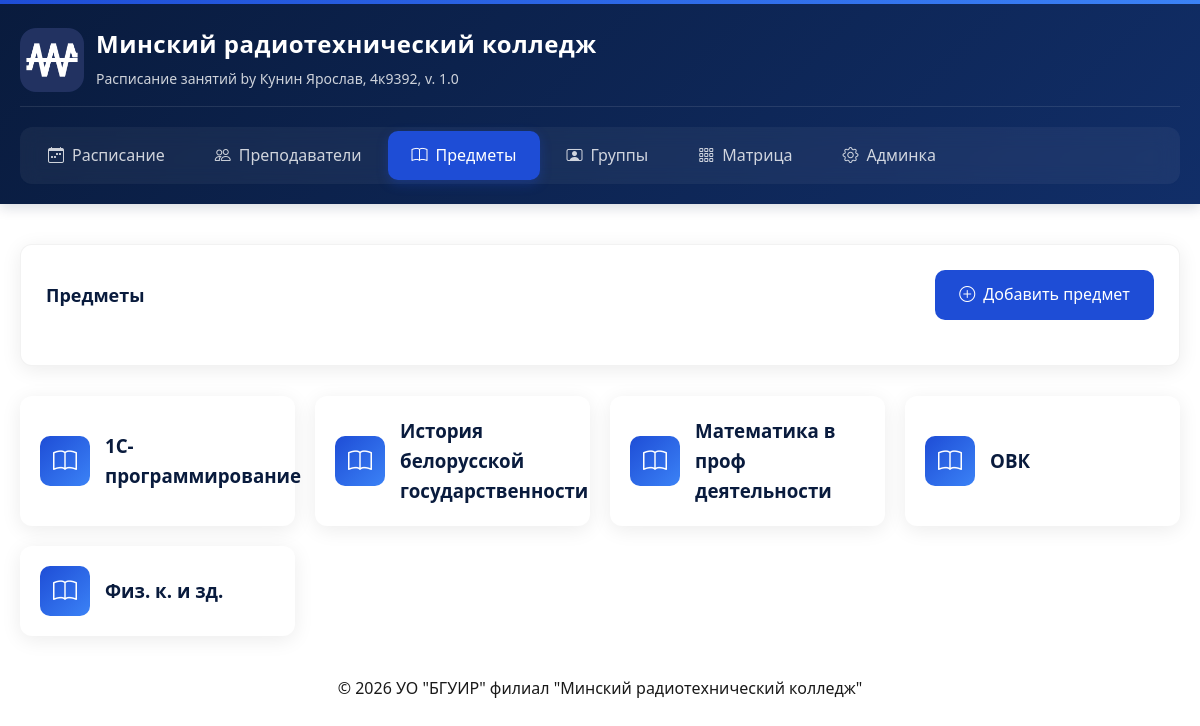
/subjects/, run on the app's committed database.
### schedule/models.py (models this page shows, shortened)
class Subject(models.Model):
    title = models.CharField(max_length=100)

### schedule/views.py (the view)
# urls.py: path('subjects/', views.subjects_list, name='subjects'),
def subjects_list(request):
    subjects = Subject.objects.all().order_by('title')
    return render(request, 'schedule/subjects.html', {'subjects': subjects})

### schedule/templates/schedule/subjects.html (shortened to what this page needs)
{% extends 'schedule/base.html' %}
{% block content %}
<div class="filter-card">
    <div class="filter-header">
        <h2 class="filter-title">Предметы</h2>
        <a href="/admin/schedule/subject/add/" class="add-btn" target="_blank">
            <i class="bi bi-plus-circle"></i>
            Добавить предмет
        </a>
    </div>
</div>
<div class="subjects-list">
    {% for subject in subjects %}
    <div class="subject-card">
        <div class="subject-icon">
            <i class="bi bi-book"></i>
        </div>
        <div class="subject-info">
            <h3>{{ subject.title }}</h3>
        </div>
    </div>
    {% empty %}
    <div class="empty-state">
        <i class="bi bi-book"></i>
        <h3>Предметы не добавлены</h3>
    </div>
    {% endfor %}
</div>
{% endblock %}

### schedule/static/schedule/css/style.css (style rules this page uses)
:root { --primary-dark: #091b3d; --primary-light: #112e68; --accent: #1e4dd6; --text-dark: #1a1a1a; --text-light: #ffffff; --bg-white: #ffffff; --bg-gray: #f8f9fa; --border-radius: 12px; --shadow: 0 4px 20px rgba(0, 0, 0, 0.08); --shadow-hover: 0 8px 30px rgba(0, 0, 0, 0.12); --transition: all 0.3s cubic-bezier(0.4, 0, 0.2, 1); }
* { margin: 0; padding: 0; box-sizing: border-box; }
body { font-family: 'Segoe UI', system-ui, -apple-system, sans-serif; background: var(--bg-white); color: var(--text-dark); line-height: 1.6; min-height: 100vh; }
.filter-card { background: var(--bg-white); border-radius: var(--border-radius); padding: 25px; margin-bottom: 30px; box-shadow: var(--shadow); border: 1px solid rgba(0, 0, 0, 0.05); }
.filter-header { display: flex; justify-content: space-between; align-items: center; margin-bottom: 20px; }
.filter-title { font-size: 18px; font-weight: 600; color: var(--primary-dark); }
.add-btn { padding: 12px 24px; background: var(--accent); color: var(--text-light); border: none; border-radius: 10px; font-weight: 500; display: flex; align-items: center; gap: 8px; cursor: pointer; transition: var(--transition); text-decoration: none; }

### schedule/templates/schedule/subjects.html (style rules this page uses)
.subjects-list { display: grid; grid-template-columns: repeat(auto-fill, minmax(250px, 1fr)); gap: 20px; margin-top: 30px; }
.subject-card { background: white; border-radius: var(--border-radius); padding: 20px; display: flex; align-items: center; gap: 15px; box-shadow: var(--shadow); transition: var(--transition); }
.subject-icon { width: 50px; height: 50px; background: linear-gradient(135deg, var(--accent), #3b82f6); border-radius: 10px; display: flex; align-items: center; justify-content: center; flex-shrink: 0; }
.subject-icon i { font-size: 24px; color: white; }
.subject-info h3 { margin: 0; color: var(--primary-dark); }

### data on the page
Subject: title "1C-программирование"
Subject: title "История белорусской государственности"
Subject: title "Математика в проф деятельности"
Subject: title "ОВК"
Subject: title "Физ. к. и зд."
